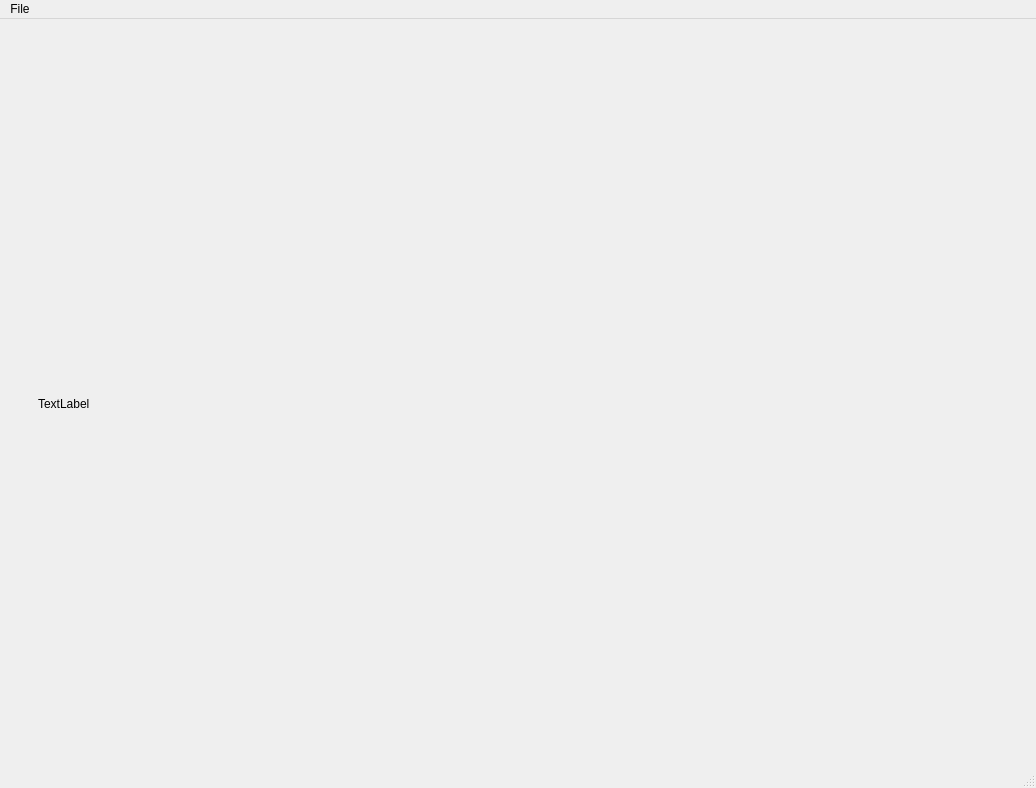
<?xml version="1.0" encoding="UTF-8"?>
<ui version="4.0">
 <class>ResultImage</class>
 <widget class="QMainWindow" name="ResultImage">
  <property name="geometry">
   <rect>
    <x>0</x>
    <y>0</y>
    <width>1036</width>
    <height>788</height>
   </rect>
  </property>
  <property name="windowTitle">
   <string>Result Image</string>
  </property>
  <widget class="QWidget" name="centralwidget">
   <widget class="QLabel" name="resImage">
    <property name="geometry">
     <rect>
      <x>38</x>
      <y>34</y>
      <width>961</width>
      <height>701</height>
     </rect>
    </property>
    <property name="text">
     <string>TextLabel</string>
    </property>
   </widget>
  </widget>
  <widget class="QMenuBar" name="menubar">
   <property name="geometry">
    <rect>
     <x>0</x>
     <y>0</y>
     <width>1036</width>
     <height>20</height>
    </rect>
   </property>
   <widget class="QMenu" name="menuSave_Photo">
    <property name="title">
     <string>File</string>
    </property>
    <addaction name="actionSave_Photo"/>
   </widget>
   <addaction name="menuSave_Photo"/>
  </widget>
  <widget class="QStatusBar" name="statusbar"/>
  <action name="actionSave_Photo">
   <property name="text">
    <string>Save Photo</string>
   </property>
  </action>
 </widget>
 <resources/>
 <connections/>
</ui>
